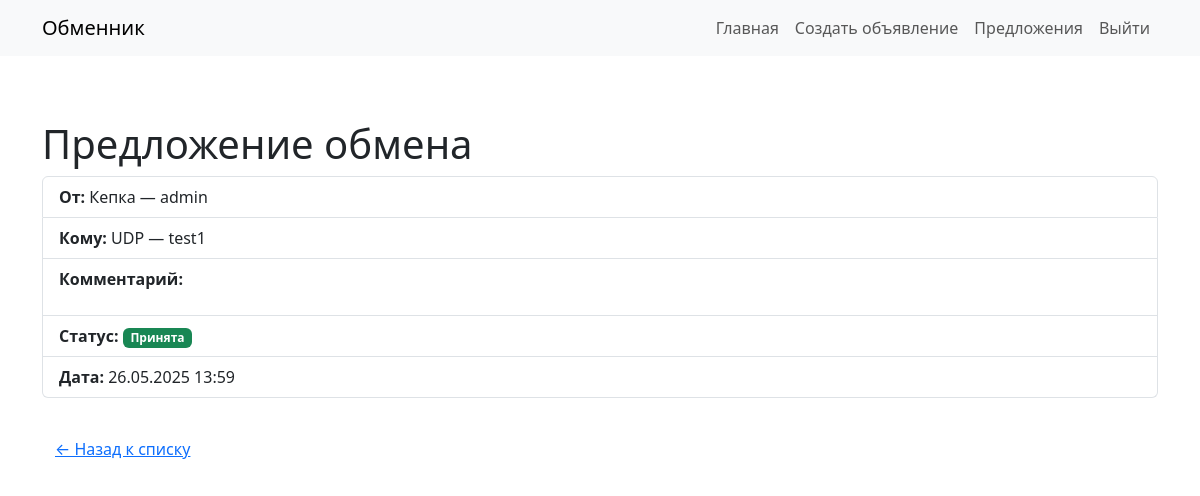
The page /proposals/9/ (signed in) on the database its author committed.
### ads/models.py (models this page shows, shortened)
class ExchangeProposal(models.Model):
    STATUS_CHOICES = [
        ("waiting", "Ожидает"),
        ("accepted", "Принята"),
        ("rejected", "Отклонена"),
    ]
    ad_sender = models.ForeignKey(
        Ad,
        on_delete=models.CASCADE,
        related_name="proposals_sent"
    )
    ad_receiver = models.ForeignKey(
        Ad,
        on_delete=models.CASCADE,
        related_name="proposals_received"
    )
    comment = models.TextField(blank=True)
    status = models.CharField(
        max_length=10,
        choices=STATUS_CHOICES,
        default="waiting"
    )
    created_at = models.DateTimeField(auto_now_add=True)

class Ad(models.Model):
    CONDITION_CHOICES = [
        ("new", "Новый"),
        ("used", "Б/У"),
    ]
    user = models.ForeignKey(
        User,
        on_delete=models.CASCADE,
        related_name="ads"
    )
    title = models.CharField(max_length=200)
    description = models.TextField()
    image_url = models.URLField(blank=True, null=True)
    category = models.CharField(max_length=100)
    condition = models.CharField(
        max_length=10,
        choices=CONDITION_CHOICES
    )
    created_at = models.DateTimeField(auto_now_add=True)

### ads/views.py (the view)
# urls.py: path('proposals/<int:pk>/', ProposalDetailView.as_view(), name='proposal_detail'),
class ProposalDetailView(LoginRequiredMixin, UserPassesTestMixin, DetailView):
    model = ExchangeProposal
    template_name = 'ads/proposal_detail.html'
    context_object_name = 'proposal'
    def test_func(self):
        p = self.get_object()
        user = self.request.user
        return (p.ad_sender.user == user) or (p.ad_receiver.user == user)

### ads/templates/ads/proposal_detail.html (shortened to what this page needs)
{% extends 'base.html' %}
{% block content %}
<div class="container mt-4">
  <h1>Предложение обмена</h1>
  <ul class="list-group mb-3">
    <li class="list-group-item">
      <strong>От:</strong> {{ proposal.ad_sender.title }} &mdash;
      {{ proposal.ad_sender.user.username }}
    </li>
    <li class="list-group-item">
      <strong>Кому:</strong> {{ proposal.ad_receiver.title }} &mdash;
      {{ proposal.ad_receiver.user.username }}
    </li>
    <li class="list-group-item">
      <strong>Комментарий:</strong><br>{{ proposal.comment|linebreaks }}
    </li>
    <li class="list-group-item">
      <strong>Статус:</strong>
      {% if proposal.status == 'accepted' %}<span class="badge bg-success">Принята</span>{% endif %}
    </li>
    <li class="list-group-item">
      <strong>Дата:</strong> {{ proposal.created_at|date:"d.m.Y H:i" }}
    </li>
  </ul>
  <a href="{% url 'proposal_list' %}" class="btn btn-link mt-3">← Назад к списку</a>
</div>
{% endblock %}

### rows shown on the page
ExchangeProposal: ad_sender "Кепка", ad_sender.user.username "admin", ad_receiver "UDP", ad_receiver.user.username "test1", created_at "26.05.2025 13:59"
